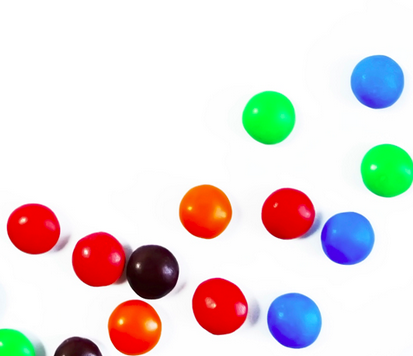
#> input picture data/smarties.png, 413 x 356 px, found by its file name
$ python shape_detection.py
#> lines starting #> are read from the running program, lines starting #| are printed output that depends on the picture; after the words box and inside, x2 and y2 are one past the last pixel; in counts of white or black regions, pixels touching at a corner belong together
import cv2
import numpy as np

img = cv2.imread('./data/smarties.png')
#> img is the input picture: shape (356, 413, 3); mean B, G, R 219.1, 220.4, 228.9
gray = cv2.cvtColor(img, cv2.COLOR_BGR2GRAY)
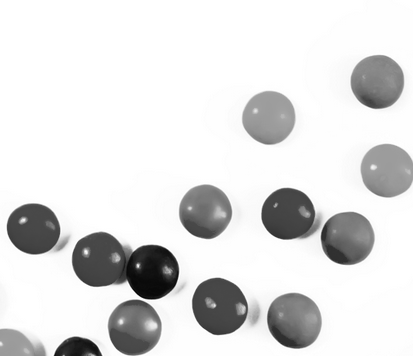
#> gray: shape (356, 413); min 4, max 255, mean 222.8
_, thresh = cv2.threshold(gray, 240, 255, cv2.THRESH_BINARY)
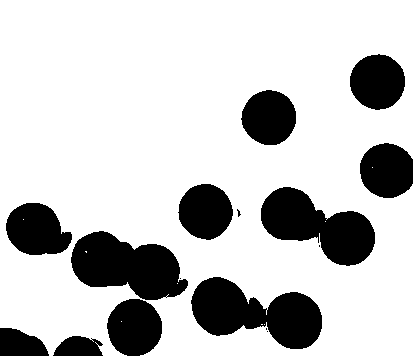
#> thresh: shape (356, 413); 78.2% white; 16 black regions (5 under 20 px)
contours, _ = cv2.findContours(thresh, cv2.RETR_TREE, cv2.CHAIN_APPROX_NONE)
#> contours = 23 contours, 14 with area under 20; largest, box (x1, y1, x2, y2) and area: (0, 0, 413, 356) 139496, (190, 276, 323, 350) 5778, (70, 230, 189, 301) 5402, (260, 186, 376, 267) 5166, (5, 202, 73, 256) 2619

for contour in contours:
    approx = cv2.approxPolyDP(contour, 0.01 * cv2.arcLength(contour, True), True)
    cv2.drawContours(img, [approx], 0, (0, 0, 0), 5)
    x = approx.ravel()[0]
    y = approx.ravel()[1]
    if len(approx) == 1:
        cv2.putText(img, 'Circle', (x, y), cv2.FONT_HERSHEY_COMPLEX, 0.5, (0, 0, 0))
#> this loop made 23 passes
#> (x, y) on passes 1, 2, 3, 6, 9, 10, 12, 13, 14, 16, 17, 18: (121, 321), (372, 167), (0, 0), (265, 328), (191, 296), (264, 324), (318, 245), (71, 252), (177, 283), (237, 208), (9, 213), (23, 219)
#> (approx, x, y) on passes 4, 5, 7, 8, 11, 15: ([[90, 338], [91, 337], [92, 338], [91, 339]], 90, 338), ([[266, 331], [267, 330], [268, 331], [267, 332]], 266, 331), ([[165, 297], [166, 296], [167, 297], [166, 298]], 165, 297), ([[179, 278], [180, 277], [181, 278], [180, 279]], 179, 278), ([[261, 324], [262, 324]], 261, 324), ([[85, 251], [86, 252], [86, 251]], 85, 251)
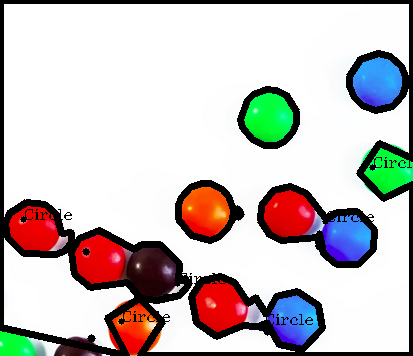
#> img: shape (356, 413, 3); 14.28% of pixels changed, all inside (x1, y1, x2, y2) = (0, 0, 413, 356)

cv2.imshow('image', img)
cv2.waitKey(0)
cv2.destroyAllWindows()
